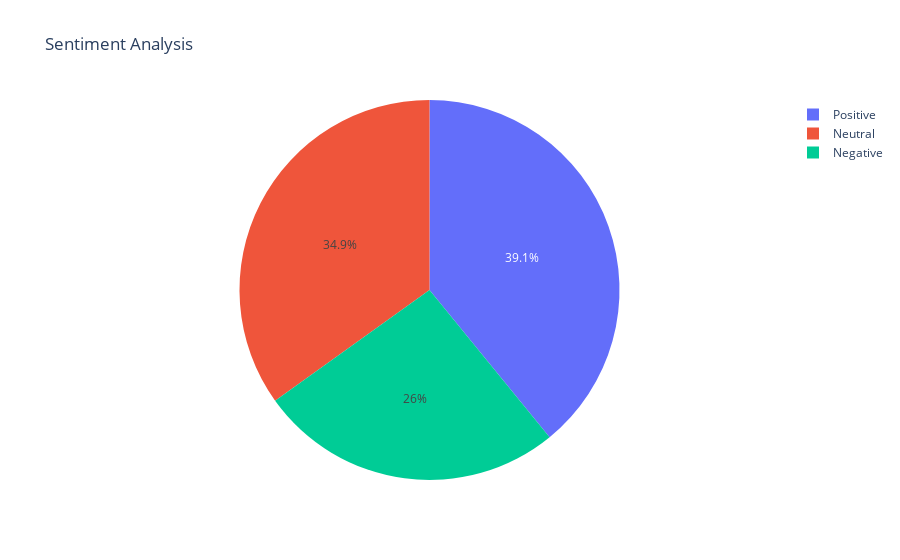

Notebook code for this chart:
### Code cell
sns = px.pie(counts_df, values='label', names='index', title='Sentiment Analysis')
sns.show()

### Figure 1 — Plotly figure (JSON) as saved in the notebook; plotly's stock layout.template omitted (floating-point values rounded to 4 significant figures)
{"data": [{"domain": {"x": [0, 1], "y": [0, 1]}, "hovertemplate": "index=%{label}<br>label=%{value}<extra></extra>", "labels": ["Positive", "Neutral", "Negative"], "legendgroup": "", "name": "", "showlegend": true, "type": "pie", "values": [70048, 62520, 46540]}], "layout": {"legend": {"tracegroupgap": 0}, "title": {"text": "Sentiment Analysis"}}}
